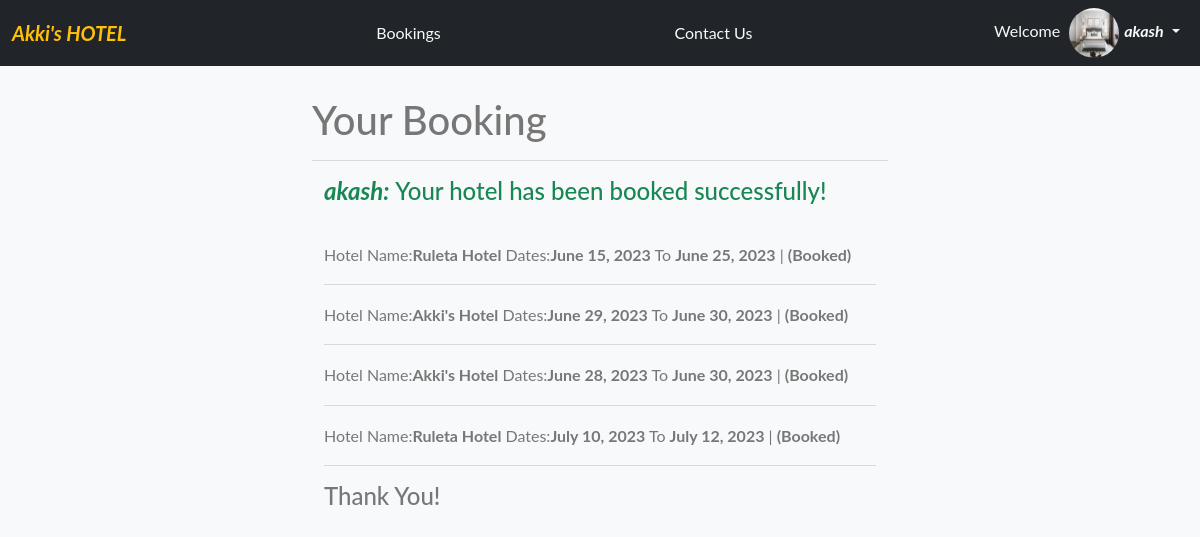
Screenshot of /check (signed in) with the database file from the repository.
### hotels/models.py (models this page shows)
class Image(models.Model):
    user = models.ForeignKey(User, on_delete=models.CASCADE)
    name = models.CharField(max_length=100)
    photo = models.ImageField(upload_to='userImg')

class BaseModel(models.Model):
    uid = models.UUIDField(
        default=uuid.uuid4, editable=False, primary_key=True)
    create_at = models.DateField(auto_now_add=True)
    upadate_at = models.DateField(auto_now_add=True)
    class Meta:
        abstract = True

class Hotelbooking(BaseModel):
    hotel = models.ForeignKey(
        Hotel, related_name='hotel_booking', on_delete=models.CASCADE)
    user = models.ForeignKey(
        User, related_name="user_booking", on_delete=models.CASCADE)
    start_date = models.DateField()
    end_date = models.DateField()
    booking_type = models.CharField(max_length=100,
                                    choices=(('Pre paid', 'Pre paid'), ('Post paid', 'Post Paid')))

class Hotel(BaseModel):
    hotel_name = models.CharField(max_length=100)
    hotel_price = models.IntegerField()
    description = models.TextField()
    amenities = models.ManyToManyField(Amenities)
    room_count = models.IntegerField(default=10)
    def __str__(self):
        return self.hotel_name

### hotels/views.py (the view)
# urls.py: path('check', views.user_booking, name="checkBooking"),
def user_booking(request):
    if request.user.is_authenticated:
        user = request.user
        user_booking = Hotelbooking.objects.filter(user=user)
        pro_obj = Image.objects.filter(user=user)
    return render(request, 'index_b.html', {'user_booking': user_booking, 'pro': pro_obj})

### hotels/templates/index_b.html (shortened to what this page needs)
{% extends "base.html" %}
{%  block start %}
<div class="container mt-5 pt-5 col-6">
    <h1>Your Booking</h1>
    <hr>
    <div class="container">
        {% if user_booking %}
        <h4 class="text-success"><b> <i>{{request.user}}:</i> </b>Your hotel has been booked successfully!</h4><br>
        {% for yb in user_booking %}
        <span class="text-center">Hotel Name:<b>{{yb.hotel}}</b></span>
        <span class="text-center">Dates:<b>{{yb.start_date}}</b> To <b>{{yb.end_date}}</b> | <b>(Booked)</b></span>
        <br>
        <hr>
        {% endfor %}
        <h4>Thank You!</h4>
        {% else %}
        <h4 class="text-warning">You have not booked any hotel yet!</h4>
        {% endif %}
    </div>
{% endblock %}

### hotels/templates/base.html (shortened to what this page needs)
<!doctype html>
<html lang="en">
  {% load static %}
  <head>
    <link href="https://cdn.jsdelivr.net/npm/bootstrap@5.2.0-beta1/dist/css/bootstrap.min.css" rel="stylesheet">
</head>
  <body class="bg-light">
<nav class="navbar fixed-top bg-dark text-light">
  <div class="container-fluid">
    <a class="navbar-brand text-warning" href="/"><b><i>Akki's HOTEL</i></b></a>
    {% if request.user.is_authenticated %}
    <span class="nav-item">
      <a class="nav-link" href="/check">Bookings</a>
    </span>
    <span class="nav-item">
      <a class="nav-link" href="/contact">Contact Us</a>
    </span>
           <span class="nav-item dropdown mx-2">
          <a class="nav-link dropdown-toggle text-light" href="#" role="button" data-bs-toggle="dropdown" aria-expanded="false">
            Welcome {% for p in pro %}<img src="{{p.photo.url}}" alt="" style="width:50px; height:50px; border-radius:100px; margin:0px 5px">{% endfor %}<b><i>{{request.user}}</i></b>
          </a>
        </span>
    {% endif %}
  </div>
</nav>
      {% block start %}
      {% endblock %}
  </body>
</html>

### hotels/templates/base.html (style rules this page uses)
body { font-family: "Lato", Arial, sans-serif; font-weight: 400; font-size: 16px; line-height: 1.7; background: #fff; color: #777; }
nav { margin-bottom: 1rem; }
nav a { color: white; -webkit-transition: 0.5s; -o-transition: 0.5s; transition: 0.5s; }

### rows the page displays
Image: photo (picture)
Hotelbooking: hotel "Ruleta Hotel", start_date "June 15, 2023", end_date "June 25, 2023"
Hotelbooking: hotel "Akki's Hotel", start_date "June 29, 2023", end_date "June 30, 2023"
Hotelbooking: hotel "Akki's Hotel", start_date "June 28, 2023", end_date "June 30, 2023"
Hotelbooking: hotel "Ruleta Hotel", start_date "July 10, 2023", end_date "July 12, 2023"

### other values shown
{{ request.user }} "akash"
